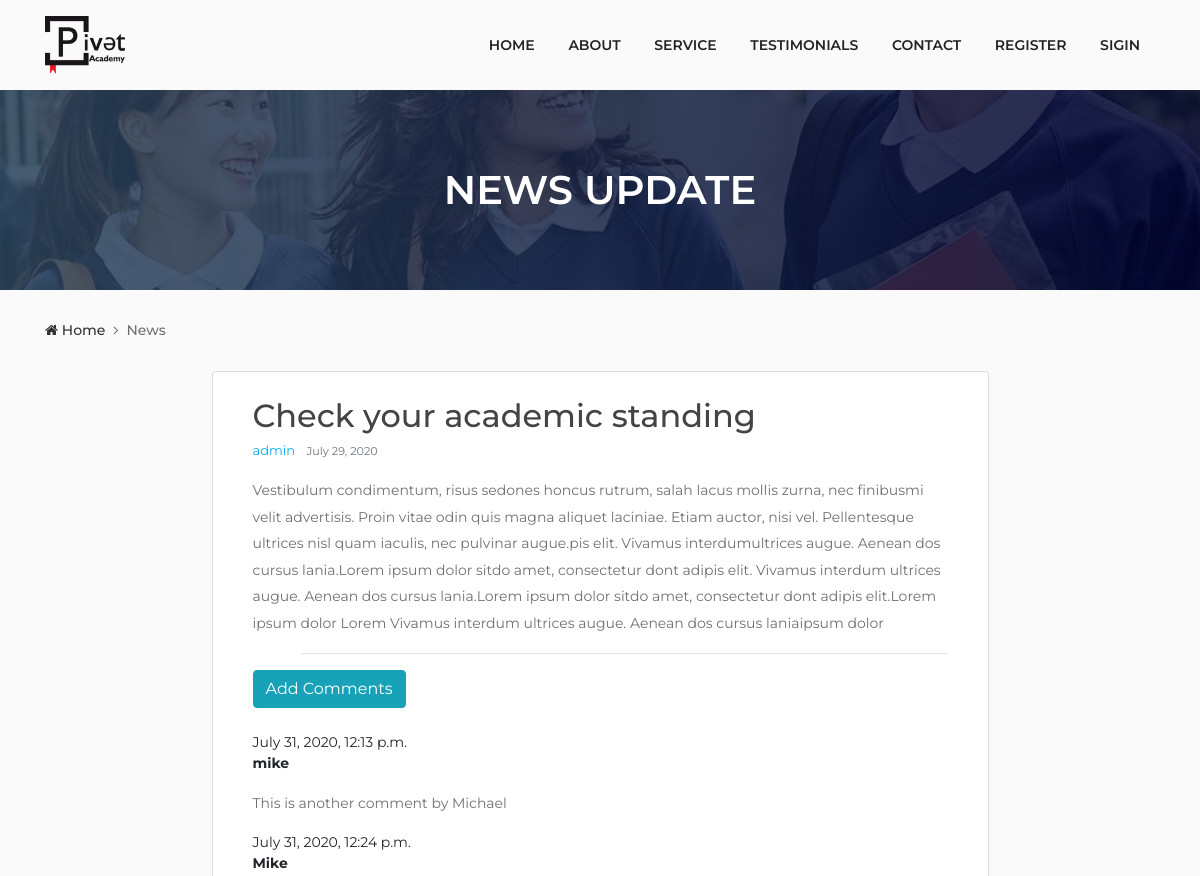
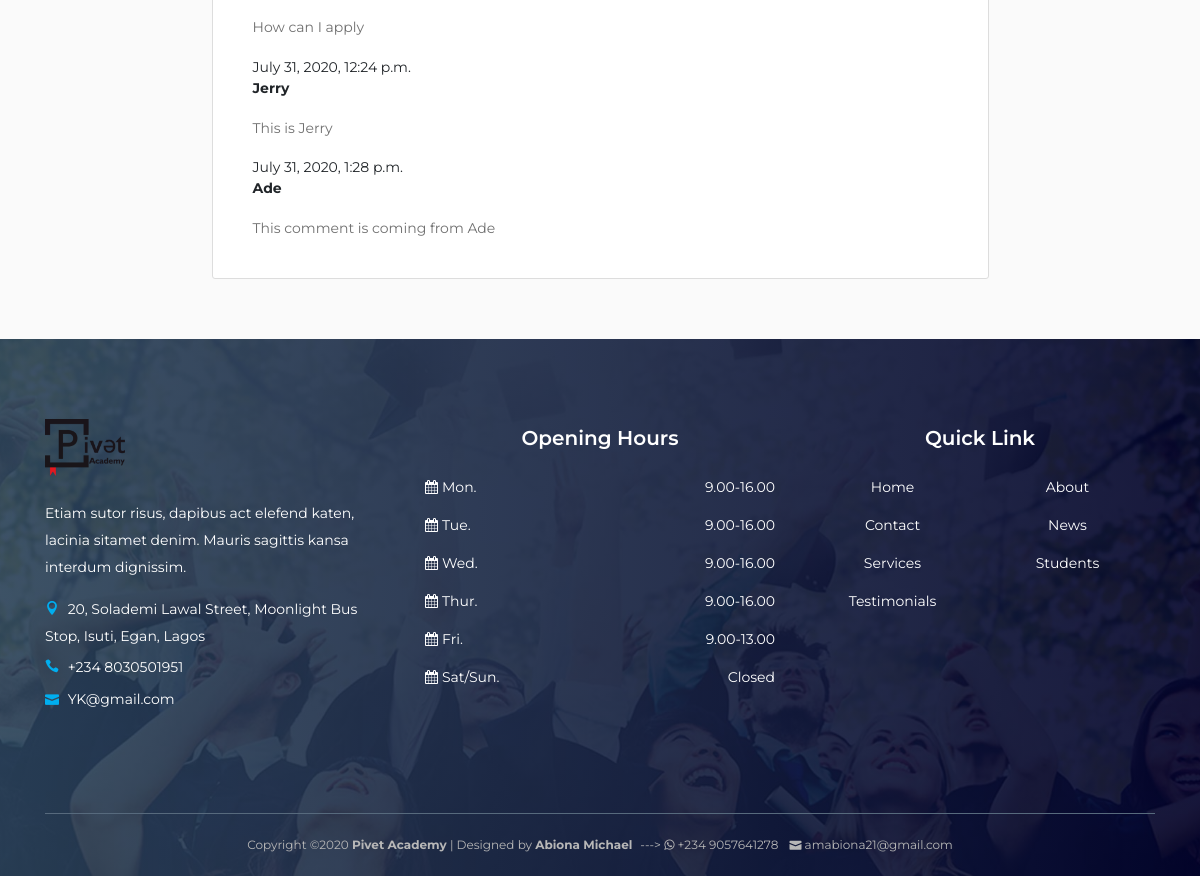
The app's page /news/11/ with its own data (2 pictures, top to bottom).
### blog/models.py (models this page shows, shortened)
class Post(models.Model):
	title = models.CharField(max_length = 100)
	content = models.TextField()
	date_posted = models.DateTimeField(default = timezone.now)
	author = models.ForeignKey(User, on_delete = models.CASCADE)

class Comment(models.Model):
    post = models.ForeignKey('blog.Post', on_delete = models.CASCADE, related_name = 'comments')
    name = models.CharField(max_length = 200)
    body = models.TextField()
    created_date = models.DateTimeField(default = timezone.now)
    approved_comment = models.BooleanField(default = False)

### blog/views.py (the view)
# urls.py: path('news/<int:pk>/', PostDetailView.as_view(), name = 'news-detail'),
class PostDetailView(DetailView):
	model = Post

### blog/templates/blog/post_detail.html (shortened to what this page needs)
{% extends 'blog/base.html' %}
{% load static %}
{% load crispy_forms_tags %}
{% block content %}
	  <div class="breadcumb-area bg-img bg-gradient-overlay" style="background-image: url({% static 'blog/img/services/4.jpg' %});">
	    <div class="container h-100">
	      <div class="row h-100 align-items-center">
	        <div class="col-12">
	          <h2 class="title">News Update</h2>
	        </div>
	      </div>
	    </div>
	  </div>
	  <div class="breadcumb--con">
	    <div class="container">
	      <div class="row">
	        <div class="col-12">
	          <nav aria-label="breadcrumb">
	            <ol class="breadcrumb">
	              <li class="breadcrumb-item"><a href="{% url 'home' %}"><i class="fa fa-home"></i> Home</a></li>
	              <li class="breadcrumb-item active" aria-current="page">News</li>
	            </ol>
	          </nav>
	        </div>
	      </div>
	    </div>
	  </div>
	<section class="externals">
		<div class="container">
			<section class="content-section">
				<div class="media mb-3">
				  <div class="media-body">
				    <a href="{% url 'news' %}" class="article-title">{{ object.title }}</a>
				    <div class="article-metadata">
				      <a class="author mr-2" href="{% url 'news' %}">{{ object.author }}</a>
				      <small class="text-muted">{{ object.date_posted|date:"F d, Y" }}</small>
				    </div>
				  </div>
				</div>
				<p class="article-content">{{ object.content }}</p>
				<hr class="ml-5">
				<a class="btn btn-info mb-4" href="{% url 'add_comment_to_post' pk=post.pk %}">Add Comments</a>
				{% for comment in post.comments.all %}
				    {% if user.is_authenticated or comment.approved_comment %}
				    <div class="comment">
				        <div class="date">
				            {{ comment.created_date }}
				        </div>
				        <strong>{{ comment.name }}</strong>
				        <p>{{ comment.body|linebreaks }}</p>
				    </div>
				    {% endif %}
				{% empty %}
				    <p class="pl-5">No comments here yet :(</p>
				{% endfor %}
			</section>
		</div>
	</section>
{%endblock content%}

### blog/templates/blog/base.html (shortened to what this page needs)
{% load static %}
<!DOCTYPE html>
<html lang="en">
	<head>
	  <link rel="stylesheet" type="text/css" href="{% static 'blog/css/bootstrap.min.css' %}">
	  <link rel="stylesheet" type="text/css" href="{% static 'blog/css/default-assets/classy-nav.css' %}">
	  <link rel="stylesheet" type="text/css" href="{% static 'blog/css/animate.css' %}">
	  <link rel="stylesheet" type="text/css" href="{% static 'blog/css/owl.carousel.min.css' %}">
	  <link rel="stylesheet" type="text/css" href="{% static 'blog/css/magnific-popup.css' %}">
	  <link rel="stylesheet" type="text/css" href="{% static 'blog/css/font-awesome.min.css' %}">
	  <link rel="stylesheet" type="text/css" href="{% static 'blog/css/themify-icons.css' %}">
	  <link rel="stylesheet" type="text/css" href="{% static 'blog/css/style2.css' %}">
	  <link rel="stylesheet" href="{% static 'blog/style.css' %}">
	</head>
	<body>
	    <header id="home" class="header-area">
		    <div class="main-header-area">
	      		<div class="classy-nav-container breakpoint-off">
        			<div class="container">
	          			<nav class="classy-navbar justify-content-between " id="dentoNav">
				            <a class="nav-brand" href="#home"><img src="{% static 'blog/img/pivot-1.png' %}" height="10px" width="80px"></a>
	            			<div class="classy-menu">
	              				<div class="classynav">
					                <ul id="nav">
					                	{% if user.is_authenticated  %}
						        		  <li><a href="{% url 'home' %}">Home</a></li>
						                  <li><a href="#about">About</a></li>
						                  <li><a href="#service">Service</a></li>
						                  <li><a href="#testimonial">Testimonials</a></li>
						                  <li><a href="#contact">Contact</a></li>
						                  <li><a href="{% url 'news' %}">News</a></li>
						                  <li><a href="{% url 'profile' %}">Profile</a></li>
						                  <li><a href="{% url 'logout' %}">Logout</a></li>
							        	{% else %}
								          <li><a href="{% url 'home' %}">Home</a></li>
						                  <li><a href="#about">About</a></li>
						                  <li><a href="#service">Service</a></li>
						                  <li><a href="#testimonial">Testimonials</a></li>
						                  <li><a href="#contact">Contact</a></li>
						                  <li><a href="{% url 'register' %}">Register</a></li>
						                  <li><a href="{% url 'login' %}">Sigin</a></li>
					                    {% endif %}
					                </ul>
	              				</div>
	            			</div>
	          			</nav>
	        		</div>
	      		</div>
	    	</div>
	  	</header>
			{% block content %}{%endblock content%}
		<footer class="footer-area bg-img bg-gradient-overlay" style="background-image: url({% static 'blog/img/hero-slider/2.jpg' %});">
		    <div class="container">
		      <div class="row">
		        <div class="col-12 col-md-4">
		          <div class="single-footer-widget">
		            <a href="./index.html" class="d-block mb-4"><img src=""><img src="{% static 'blog/img/pivot-1.png' %}" height="10px" width="80px"></a>
		            <p>Etiam sutor risus, dapibus act elefend katen, lacinia sitamet denim. Mauris sagittis kansa interdum dignissim.</p>
		            <div class="footer-contact">
		              <p><i class="icon_pin"></i> 20, Solademi Lawal Street, Moonlight Bus Stop, Isuti, Egan, Lagos</p>
		              <p><i class="icon_phone"></i> +234 8030501951</p>
		              <p><i class="icon_mail"></i> YK@gmail.com</p>
		            </div>
		          </div>
		        </div>
		        <div class="col-12 col-md-4">
		          <div class="single-footer-widget">
		            <h5 class="widget-title text-center">Opening Hours</h5>
		            <ul class="opening-hours">
		              <li><span><i class="fa fa-calendar pr-1"></i>Mon.</span> <span>9.00-16.00</span></li>
		              <li><span><i class="fa fa-calendar pr-1"></i>Tue.</span> <span>9.00-16.00</span></li>
		              <li><span><i class="fa fa-calendar pr-1"></i>Wed.</span> <span>9.00-16.00</span></li>
		              <li><span><i class="fa fa-calendar pr-1"></i>Thur.</span> <span>9.00-16.00</span></li>
		              <li><span><i class="fa fa-calendar pr-1"></i>Fri.</span> <span>9.00-13.00</span></li>
		              <li><span><i class="fa fa-calendar pr-1"></i>Sat/Sun.</span> <span>Closed</span></li>
		            </ul>
		          </div>
		        </div>
		        <div class="col-12 col-md-4">
		          <div class="single-footer-widget">
		            <h5 class="widget-title text-center">Quick Link</h5>
		            <nav>
		              <ul class="quick-links text-center">
		              	<li><a href="#home">Home</a></li>
		                <li><a href="#about">About</a></li>
		                <li><a href="#contact">Contact</a></li>
		                <li><a href="{% url 'news' %}">News</a></li>
		                <li><a href="#service">Services</a></li>
		                <li><a href="{% url 'login' %}">Students</a></li>
		                <li><a href="#testimonial">Testimonials</a></li>
		              </ul>
		            </nav>
		          </div>
		        </div>
		      </div>
		    </div>
		    <div class="container">
		      <div class="row">
		        <div class="col-12">
		          <div class="copywrite-content">
		            <p>
		Copyright &copy;<script>document.write(new Date().getFullYear());</script> <b>Pivet Academy</b> | Designed by <b class="pr-2">Abiona Michael</b>--->  <i class="fa fa-whatsapp" aria-hidden="true"></i> +234 9057641278 <i class="icon_mail pl-2"></i> amabiona21@gmail.com
		</p>
		          </div>
		        </div>
		      </div>
		    </div>
		</footer>
	</body>
</html>

### static/blog/css/default-assets/classy-nav.css (style rules this page uses)
body { font-family: "Roboto", sans-serif; }
ul { margin: 0; }
ul li { list-style: none; }
img { height: auto; max-width: 100%; }
.bg-img { background-position: center center; background-size: cover; background-repeat: no-repeat; }
.classy-nav-container { position: relative; z-index: 100; background-color: #ffffff; }
.classy-nav-container * { box-sizing: border-box; }
.classy-nav-container a { -webkit-transition-duration: 500ms; transition-duration: 500ms; text-decoration: none; outline: none; font-size: 14px; font-weight: 400; color: #232323; display: inline-block; }
.justify-content-between { -webkit-box-pack: justify; -ms-flex-pack: justify; justify-content: space-between; }
.classy-navbar { width: 100%; height: 70px; padding: 0.5em 2em; display: -webkit-box; display: -ms-flexbox; display: flex; -webkit-box-align: center; -ms-flex-align: center; -ms-grid-row-align: center; align-items: center; }
.classy-navbar .nav-brand { font-size: 26px; font-weight: 500; color: #565656; display: inline-block; margin-right: 30px; }
.classynav ul li { display: inline-block; clear: both; position: inherit; z-index: 10; }
.classynav ul li a { padding: 0 12px; display: block; height: 35px; font-size: 14px; line-height: 34px; }
.breakpoint-off .classynav { display: -webkit-box; display: -ms-flexbox; display: flex; -webkit-box-align: center; -ms-flex-align: center; -ms-grid-row-align: center; align-items: center; }

### records on screen
Post: title "Check your academic standing", author "admin", date_posted "July 29, 2020", content "Vestibulum condimentum, risus sedones honcus rutrum, salah lacus mollis zurna, nec finibusmi velit advertisis. Proin vitae odin quis magna aliquet laciniae. Etiam auctor, nisi vel. Pellentesque ultrices nisl quam iaculis, nec pulvinar augue.pis elit. Vivamus interdumultrices augue. Aenean dos cursus lania.Lorem ipsum dolor sitdo amet, consectetur dont adipis elit. Vivamus interdum ultrices augue. Aenean dos cursus lania.Lorem ipsum dolor sitdo amet, consectetur dont adipis elit.Lorem ipsum dolor Lorem Vivamus interdum ultrices augue. Aenean dos cursus laniaipsum dolor"
Comment: created_date "July 31, 2020, 12:13 p.m.", name "mike", body "This is another comment by Michael"
Comment: created_date "July 31, 2020, 12:24 p.m.", name "Mike", body "How can I apply"
Comment: created_date "July 31, 2020, 12:24 p.m.", name "Jerry", body "This is Jerry"
Comment: created_date "July 31, 2020, 1:28 p.m.", name "Ade", body "This comment is coming from Ade"
